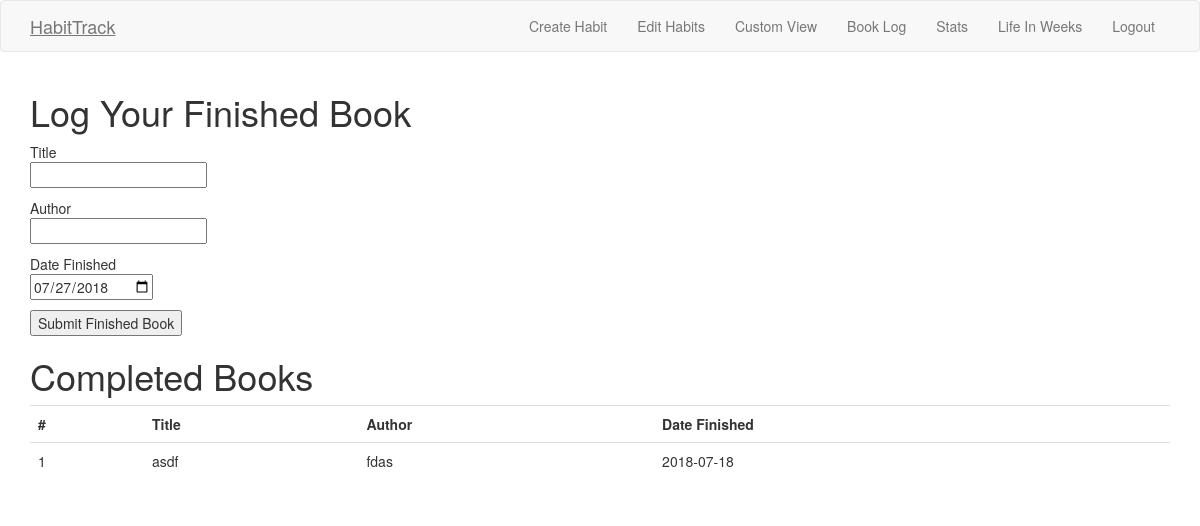
/book (signed in), run on the app's committed database.
### app/models.py (models this page shows, shortened)
class Book(db.Model):
    id = db.Column(db.Integer, primary_key=True)
    title = db.Column(db.String(140))
    author = db.Column(db.String(140))
    date = db.Column(db.Date)
    user_id = db.Column(db.Integer, db.ForeignKey('user.id'))

### app/main/routes.py (the view, shortened to what this page needs)
@bp.route('/book', methods=['GET', 'POST'])
@login_required
def book():
    form = BookForm()
    books = Book.query.filter_by(user_id=current_user.id).all()
    return render_template('book.html', title='Books', form=form, books=books)

### app/main/forms.py
class BookForm(FlaskForm):
    title = StringField('Title', validators=[DataRequired()])
    author = StringField('Author', validators=[Optional()])
    date = DateField('Date Finished', default=date.today)
    submit = SubmitField('Submit Finished Book')

### app/models.py (called while the page is built)
@login.user_loader
def load_user(id):
    return User.query.get(int(id))

### app/templates/book.html (shortened to what this page needs)
{% extends 'base.html' %}
{% block app_content %}
<h1>Log Your Finished Book</h1>
<form name="form" action="" method="post">
Title
  <p>{{ form.title }}</p>
Author
  <p>{{ form.author }}</p>
Date Finished
  <p>{{ form.date }}</p>
  <p>{{ form.submit() }}</p>
</form>
<h1>Completed Books</h1>
<table class='table'>
  <tr>
    <th scope='col'>#</th>
    <th scope='col'>Title</th>
    <th scope='col'>Author</th>
    <th scope='col'>Date Finished</th>
  <tr>
{% for book in books %}
  <tr>
    <td scope='row'>{{ loop.index }}</td>
    <td>{{ book.title }}</td>
    <td>{{ book.author }}</td>
    <td>{{ book.date }}</td>
  </tr>
  {% endfor %}
</table>
{% endblock %}

### data on the page
Book: title "asdf", author "fdas", date "2018-07-18"
